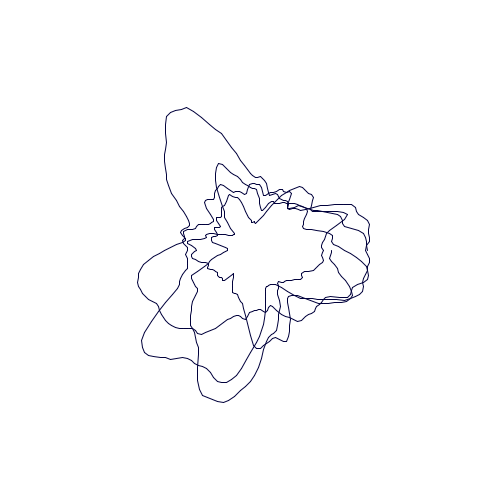
Frame 1 (no input)
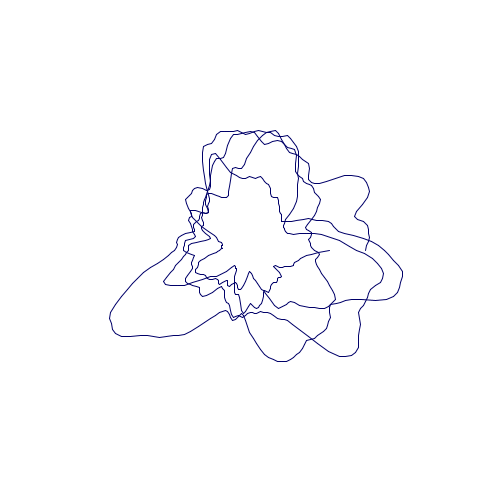
Frame 60 (the mouse pressed at the canvas centre just before this capture)
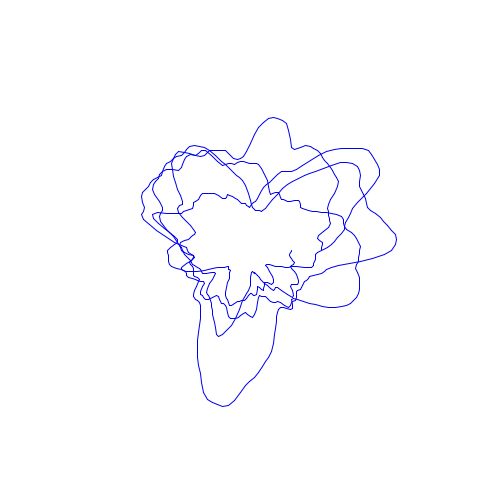
Frame 120 (the mouse held since frame 60 and released just before this capture)

The Processing sketch that drew these frames (run headless with seeded random() and noise(); from frame 60 on, the mouse is pressed at the canvas centre):

// Processing sketch: Perlin_Circle
// ── Perlin_Circle.pde
int centx=250;
int centy=250;
float x, y;
 
 
void setup() {
  size(500, 500);
  background(255);
  strokeWeight(1);
  smooth();
  stroke(20, 50, 70);
}
 
 
void draw() {
  background(255);
  float radius = 100;
  float rNoise=random(10);
  float lastx=-999;
  float lasty=-999;
  stroke(random(5*(frameCount%20)), random(2*(frameCount%20)), random(255));
  for (float ang = 0; ang <= 1440; ang+=2) {
    // radius+=.2;
    rNoise+=.04;
    float thisRadius = radius + (noise(rNoise)*200)-100;
    float rad=radians(ang);
    x=centx + (thisRadius*cos(rad));
    y=centy + (thisRadius*sin(rad));
    if (lastx > -999) {
      line(x, y, lastx, lasty);
    }
    lastx=x;
    lasty=y;
  }
}
